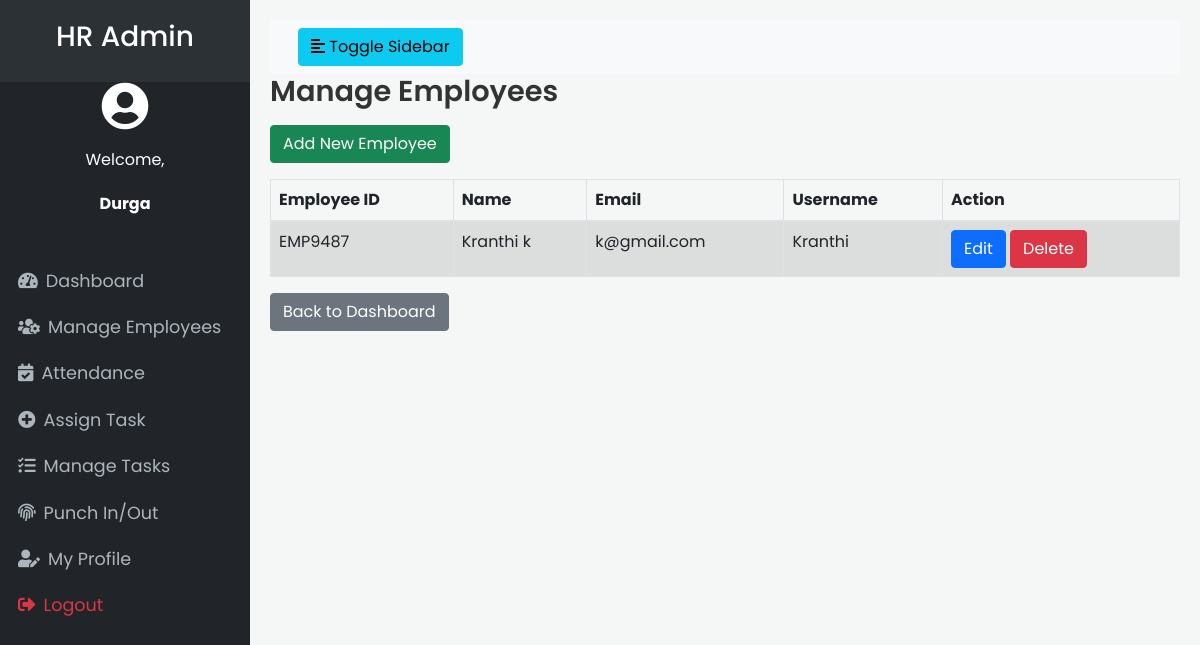
/pages/manage_employees.php (signed in), run on the app's committed database.
### tables this page shows
CREATE TABLE `users` (
  `id` int(11) NOT NULL,
  `username` varchar(50) NOT NULL,
  `password` varchar(255) NOT NULL,
  `role` enum('Super Admin','HR Admin','Employee') NOT NULL,
  `employee_id` varchar(20) DEFAULT NULL
);

CREATE TABLE `employees` (
  `id` int(11) NOT NULL,
  `employee_id` varchar(20) NOT NULL,
  `first_name` varchar(50) NOT NULL,
  `last_name` varchar(50) NOT NULL,
  `email` varchar(100) NOT NULL,
  `phone` varchar(20) DEFAULT NULL,
  `address` text DEFAULT NULL,
  `hire_date` date NOT NULL,
  `department` varchar(100) DEFAULT NULL,
  `position` varchar(100) DEFAULT NULL
);

### pages/manage_employees.php (the view, shortened to what this page needs)
<?php
require_once '../config/config.php';
$sql = "SELECT e.id, e.employee_id, e.first_name, e.last_name, e.email, u.username FROM employees e JOIN users u ON e.employee_id = u.employee_id WHERE u.role = 'Employee'";
$employees = [];
if($result = $pdo->query($sql)){
    if($result->rowCount() > 0){
        $employees = $result->fetchAll(PDO::FETCH_ASSOC);
    }
}
?>
<!DOCTYPE html>
<html lang="en">
<head>
    <link rel="stylesheet" href="https://stackpath.bootstrapcdn.com/bootstrap/4.5.2/css/bootstrap.min.css">
    <link rel="stylesheet" href="../assets/css/style.css">
</head>
<body>
    <div class="wrapper">
        <?php include 'templates/sidebar.php'; ?>
        <div id="content">
            <nav class="navbar navbar-expand-lg navbar-light bg-light">
                <div class="container-fluid">
                    <button type="button" id="sidebarCollapse" class="btn btn-info">
                        <i class="fas fa-align-left"></i>
                        <span>Toggle Sidebar</span>
                    </button>
                </div>
            </nav>
            <h1 class="page-title">Manage Employees</h1>
            <a href="add_employee.php" class="btn btn-success mb-3">Add New Employee</a>
            <table class="table table-bordered table-striped">
                <thead>
                    <tr>
                        <th>Employee ID</th>
                        <th>Name</th>
                        <th>Email</th>
                        <th>Username</th>
                        <th>Action</th>
                    </tr>
                </thead>
                <tbody>
                    <?php if(!empty($employees)):
                        foreach($employees as $employee):
                    ?>
                            <tr>
                                <td><?php echo $employee['employee_id']; ?></td>
                                <td><?php echo $employee['first_name'] . ' ' . $employee['last_name']; ?></td>
                                <td><?php echo $employee['email']; ?></td>
                                <td><?php echo $employee['username']; ?></td>
                                <td>
                                    <a href="edit_employee.php?id=<?php echo $employee['id']; ?>" class="btn btn-primary">Edit</a>
                                    <a href="delete_employee.php?id=<?php echo $employee['id']; ?>" class="btn btn-danger">Delete</a>
                                </td>
                            </tr>
                    <?php
                        endforeach;
                    else:
                    ?>
                        <tr>
                            <td colspan="5" class="text-center">No employees found.</td>
                        </tr>
                    <?php endif; ?>
                </tbody>
            </table>
            <a href="hr_admin_dashboard.php" class="btn btn-secondary">Back to Dashboard</a>
        </div>
    </div>
</body>
</html>

### assets/css/style.css (style rules this page uses)
body { font-family: 'Poppins', sans-serif; background-color: #f4f7f6; }
.wrapper { display: flex; width: 100%; align-items: stretch; }
#content { width: 100%; padding: 20px; min-height: 100vh; transition: all 0.3s; }
.page-title { font-size: 1.8rem; font-weight: 600; margin-bottom: 1rem; color: #333; }

### data on the page
users: employees.employee_id "EMP9487", employees.first_name "Kranthi", employees.last_name "k", employees.email "k@gmail.com", username "Kranthi"

### other printed values
$role "HR Admin"
$_SESSION['username'] "Durga"
